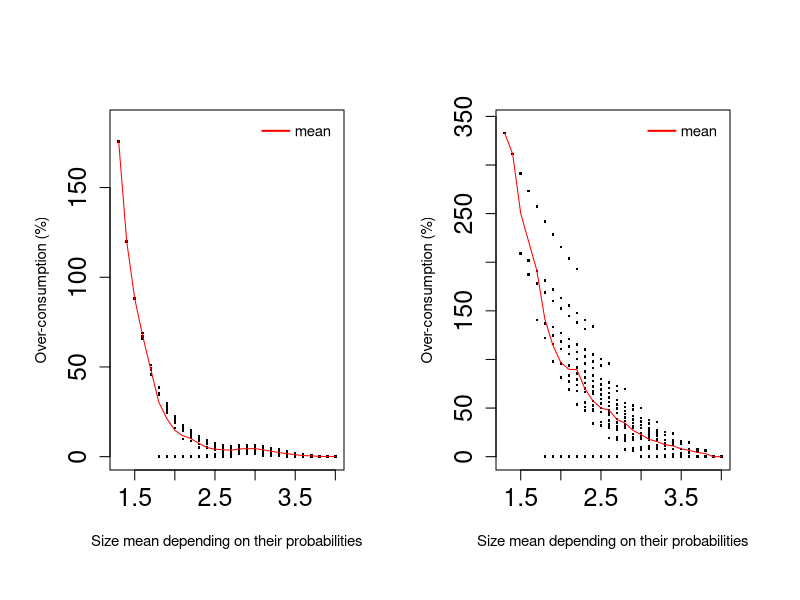

Reproduce this figure in R.
######################################################################
# @TODO modify this parameter to change the version of the graph
######################################################################
fig6a_OAvsMDP<-TRUE
fig6b_PACEvsMDP<-FALSE
fig6c_HEURvsMDP<-FALSE
fig6d_OAvsHEUR<-FALSE
######################################################################
######################################################################

#pdf(file="HEURvsMDPAlainImprovment.pdf")
####################  CAS taille des probas en 1/10, \tau(3)>0
par(mfrow=c(1,2))
par(mar=c(5,4,4,2)+0.8,oma=rep(0.7,4))

MoyenneTaille<-c(4,3.9,3.8,3.7,3.6,3.5,3.4,3.3,3.2,3.1,3.8,3.7,3.6,3.5,3.4,3.3,3.2,3.1,3,3.6,3.5,3.4,3.3,3.2,3.1,3,2.9,3.4,3.3,3.2,3.1,3,2.9,2.8,2.7,3.2,3.1,3,2.9,2.8,2.7,3,2.9,2.8,2.7,2.6,2.5,2.8,2.7,2.6,2.5,2.4,2.6,2.5,2.4,2.4,2.3,2.2,3.7,3.6,3.5,3.4,3.3,3.2,3.1,3,2.9,3.5,3.4,3.3,3.2,3.1,3,2.9,2.8,3.3,3.2,3.1,3,2.9,2.8,2.7,2.6,3.1,3,2.9,2.8,2.7,2.6,2.5,2.9,2.8,2.7,2.6,2.5,2.4,2.7,2.6,2.5,2.4,2.3,2.5,2.4,2.3,2.3,2.2,2.1,3.4,3.3,3.2,3.1,3,2.9,2.8,2.7,3.2,3.1,3,2.9,2.8,2.7,2.6,2.5,3,2.9,2.8,2.7,2.6,2.5,2.4,2.8,2.7,2.6,2.5,2.4,2.3,2.6,2.5,2.4,2.3,2.2,2.4,2.3,2.2,2.1,2.2,2.1,2,2,1.9,1.8,3.1,3,2.9,2.8,2.7,2.6,2.5,2.4,2.9,2.8,2.7,2.6,2.5,2.4,2.3,2.7,2.6,2.5,2.4,2.3,2.2,2.5,2.4,2.3,2.2,2.1,2.3,2.2,2.1,2.1,2,1.9,2.8,2.7,2.6,2.5,2.4,2.3,2.6,2.5,2.4,2.3,2.2,2.1,2.4,2.3,2.2,2.1,2,2.2,2.1,2,2,1.9,1.8,2.5,2.4,2.3,2.2,2.1,2,2.3,2.2,2.1,2,1.9,2.1,2,1.9,1.9,1.8,1.7,2.2,2.1,2,1.9,2,1.9,1.8,1.8,1.7,1.6,1.9,1.8,1.7,1.7,1.6,1.5,1.6,1.5,1.4,1.3)
LorchvsMDPtau1eq1<-c(0.249843,0.262181,0.275146,0.290961,0.309404,0.330829,0.356058,0.385708,0.422649,0.466344,6.79759,7.26607,7.80644,8.43368,9.16726,10.0322,11.0401,12.1141,12.3516,15.303,16.5257,17.94,19.558,21.3649,23.2203,24.2147,22.0605,26.5618,28.8285,31.3652,33.9189,35.8062,35.6491,32.2639,0,41.0877,44.3469,47.1767,48.602,47.6132,95.1187,58.2212,61.0954,62.2176,61.1319,85.3866,0,76.1961,77.5269,56.3786,73.5291,0,95.4035,41.5441,58.8448,22.9201,39.9652,15.1715,4.04718,4.89935,5.86885,6.92416,8.06374,9.14958,10.1167,10.2455,9.18119,13.0185,14.5879,16.2196,18.0247,19.659,20.536,20.3777,18.1981,24.2858,26.6596,28.969,30.7148,31.0935,30.764,28.9039,0,38.1058,40.7164,42.34,42.707,42.6133,41.3948,0,53.2574,54.7764,55.3545,56.757,89.9827,0,68.5694,70.8166,73.4682,79.5355,0,89.0863,43.8107,65.9269,24.7807,47.3013,20.6484,9.12548,10.854,12.5672,14.0987,15.0523,15.7368,15.5511,13.7622,20.1119,22.2548,23.9869,24.7593,25.7586,25.3445,25.1582,0,32.7759,34.5778,35.5153,36.481,37.2604,38.4965,0,45.9877,47.1078,49.5605,51.2627,54.5306,0,61.0055,64.5171,68.7925,85.6656,0,81.5296,89.7488,71.4191,0,27.1649,50.4553,0,20.724,0,0,13.9751,15.6997,16.7486,17.7839,18.5451,18.7091,20.1353,0,25.2687,26.279,27.5844,28.7902,31.1904,33.3845,0,36.6369,38.6931,41.2098,45.6705,49.0933,0,51.4783,56.5229,62.6183,67.6971,0,74.1207,82.2468,71.9229,104.66,50.7307,21.3442,15.8436,16.2633,17.7678,20.1416,23.3123,25.2656,25.4368,28.213,32.6331,36.8423,39.7666,0,41.145,46.8345,52.3101,56.5822,0,62.7989,69.6776,79.4001,91.7665,108.253,21.9171,13.306,17.0658,21.0631,24.6355,27.2689,0,28.6576,33.6262,38.0211,45.3359,0,47.517,55.975,67.9279,77.1976,96.2814,22.281,14.8044,17.3424,23.3,31.4526,31.1782,40.0358,53.0969,60.5907,80.6125,114.461,15.0058,21.5728,34.1657,40.4543,60.2869,93.3345,21.2749,32.9869,64.0808,26.9166)
OAvsMDPtau1eq1<-c(0.114708,0.126986,0.14049,0.156401,0.173864,0.192226,0.212484,0.235869,0.264484,0.298344,0.155817,0.217772,0.298961,0.407541,0.567081,0.799746,1.14486,1.62894,1.85196,0.457867,0.74032,1.10701,1.59178,2.19905,2.91497,3.21037,1.80154,1.35192,1.99813,2.80837,3.62612,4.09046,3.43618,1.37012,0,2.85421,3.7916,4.45525,4.34504,3.05902,1.03573,4.19128,4.53934,3.99647,2.51167,0.790509,0,4.05022,3.3401,1.98526,0.59786,0,2.59635,1.50043,0.447747,1.00516,0.283811,0.14025,1.01353,1.48094,2.01055,2.5705,3.15071,3.62308,3.93529,3.51274,2.38104,1.953,2.61484,3.24704,3.9542,4.4622,4.35495,3.63067,2.0131,3.10113,3.94232,4.66338,4.91388,4.21621,3.40468,2.41272,0,4.37021,4.95931,4.84811,4.02885,3.40762,3.00023,0,4.74818,4.33492,3.54431,3.80446,3.88527,0,3.54913,3.59268,4.29103,5.30099,0,3.71938,4.82035,6.97322,5.12523,8.75714,9.83648,3.15495,4.10492,4.94654,5.54229,5.54373,5.29005,4.44164,2.79602,4.52292,5.32983,5.71827,5.26096,5.08848,4.10003,4.2041,0,5.39783,5.53303,5.01101,4.68232,4.68124,5.98586,0,4.99114,4.43502,5.0454,5.59336,8.17507,0,4.30664,5.37241,7.3253,10.7019,0,5.48559,9.18759,13.2996,0,10.7747,15.2384,0,16.0274,0,0,5.54713,6.21059,6.20439,6.11776,5.81012,5.18892,6.34317,0,6.03628,5.74158,5.67139,5.62808,6.88919,8.77571,0,5.05388,5.38323,6.23626,8.90369,11.6203,0,5.2534,7.68058,11.1452,14.6298,0,9.08395,13.2877,17.338,14.7772,20.8183,24.4984,6.38525,5.82044,6.17309,7.34796,9.34796,10.7664,5.00773,6.24287,8.93647,11.6435,13.904,0,7.23516,10.6264,14.0671,17.1651,0,12.1765,16.2097,22.6218,19.3612,29.007,35.0926,5.64854,8.34013,11.2339,13.7315,15.6765,0,9.49988,13.0162,16.099,21.9823,0,14.6577,20.7411,29.7933,25.63,38.879,48.3669,12.9984,15.176,20.5795,28.0602,18.9609,26.8533,38.5259,34.3547,51.2141,65.5504,27.5009,35.2597,49.3318,45.6634,66.9922,88.3541,68.9413,87.9126,120.014,175.793)
HEURvsMDPtau1eq1<-c(0.144563,0.150447,0.156102,0.163559,0.137051,0.152409,0.16913,0.192901,0.213766,0.239528,0.186901,0.203805,0.134746,0.166671,0.216553,0.166195,0.525648,0.765668,0.317778,0.161533,0.25132,0.382409,0.338279,1.25988,1.63308,1.68988,0.711743,0.449134,0.561447,0.740099,2.46657,2.51486,1.83825,0.432264,0,1.03769,1.22964,3.33395,2.86188,1.61594,0.268038,4.1199,3.82347,2.84524,1.35136,1.35922,0,3.97317,2.67122,4.29503,1.27378,0,7.59337,4.26566,1.23489,4.3127,1.2261,1.2504,1.33495,0.663334,0.894683,1.17889,0.458516,1.24895,1.3218,0.00104792,0.495121,0.832383,1.15747,0.551133,0.748407,2.05593,0.300921,0.856754,0,0.749081,0.952242,2.74844,0.750979,1.15578,0.337967,0,0,1.37627,1.20533,2.07102,0.749198,0.00135738,0.266493,0,2.90843,1.58274,0.111521,1.92875,0,0,0.928162,3.28824,1.5833,-0.00641045,0,3.02142,1.08171,0.30292,1.22749,0.338911,0.325208,1.44419,0.221509,0.444916,1.82083,0.34865,0.00251577,0.67089,0.448965,0.611571,0.875615,0.903204,0.0033234,0.730086,0,0.0376226,0,1.50351,0.862491,0.787917,0,0.534909,0,0,1.63378,0.120878,1.72579,0,0,0,2.58929,1.07964,0,0.330866,0,0.170888,1.0901,0.303,0,0.996589,0.221197,0,5.76462,0,0,0.00710614,1.39649,0.530424,0,0.51648,0,0.0368365,0,1.47832,0.387731,0.357177,0.647872,0,0.0339142,0,0.63666,1.43096,0,0,0.296205,0,0.616454,0,1.10534,0.182894,0,1.92621,0.988533,0.0655359,0.762908,6.14455,4.72453,1.43797,0,0.860448,0,0,0.167987,1.08843,0,0,1.04807,0.0555305,0,0,2.01908,0.876675,0,0,1.75582,0.653443,5.57891,9.04822,5.66382,4.38227,0.0889209,0,2.01448,0.748772,0.200134,0,2.89702,1.72859,0.446199,4.29775,0,1.37136,8.95684,5.13184,7.85412,5.44656,4.28209,4.0431,1.47353,8.03313,3.70507,10.6366,8.20618,4.89748,7.56026,5.47085,4.42198,12.6988,8.38559,4.86591,7.78415,5.71311,4.7448,14.1967,6.17446,5.36421,69.069)

LorchvsMDPtau3eq1<-c(0,0,0,0,0,0,0,0,0,0,7.58139,6.48927,5.40229,4.31408,3.23128,2.14526,1.0577,1.09307,1.10506,16.7088,15.5177,14.3255,13.1392,11.9493,10.7577,9.56509,8.38424,27.7199,26.4022,25.091,23.7759,22.4588,21.1411,19.8359,0,41.3394,39.8742,38.4044,36.9321,35.4593,0,58.5063,56.8417,55.1742,53.5063,0,0,81.017,79.0937,0,0,0,111.794,0,0,0,0,0,0,0,0,0,0,0,0,0,0,8.50208,7.29661,6.09014,4.88956,3.68534,2.47942,1.27252,0.077521,18.7812,17.446,16.1173,14.7848,13.4502,12.1149,10.7925,0,31.5322,30.0452,28.5536,27.0593,25.5646,24.0838,0,47.6626,45.9699,44.2741,42.5781,0,0,68.9121,66.9513,64.9903,0,0,98.1459,0,0,0,0,0,0,0,0,0,0,0,0,0,9.49615,8.14279,6.79604,5.44531,4.09254,2.7391,1.39866,0,21.3139,19.8042,18.2898,16.7727,15.2551,13.7518,0,36.3186,34.5965,32.8713,31.1458,29.4365,0,56.1807,54.1804,52.1799,0,0,83.6868,81.3066,0,0,0,0,0,0,0,0,0,0,0,0,0,0,0,0,10.8266,9.29354,7.75574,6.21518,4.67427,3.14768,0,24.6258,22.8734,21.1178,19.362,17.6226,0,42.9851,40.9437,38.9024,36.8799,0,68.5829,66.1446,0,106.585,0,0,0,0,0,0,0,0,12.5057,10.7219,8.93474,7.14749,5.37684,0,29.229,27.1449,25.061,22.9961,0,52.7084,50.209,47.7322,87.9316,84.839,0,0,0,0,0,0,0,14.9481,12.8197,10.6915,8.58277,0,36.0912,33.5278,30.9877,68.1605,64.9684,0,0,0,0,0,18.5438,15.9128,13.3057,47.0008,43.7022,95.5167,0,0,0,24.3195,20.9067,66.6258,0,0,34.8274,0)
OAvsMDPtau3eq1<-c(0,0,0,0,0,0,0,0,0,0,6.49833,5.40622,4.31924,3.23102,2.14823,1.0622,-0.0253569,0,0,14.3219,13.1307,11.9386,10.7522,9.56229,8.37069,7.17811,5.99726,23.7599,22.4422,21.131,19.8159,18.4988,17.1811,15.876,0,35.4337,33.9686,32.4988,31.0265,29.5537,28.0946,50.1483,48.4837,46.8161,45.1482,43.496,0,69.4431,67.5199,65.5965,63.6908,0,95.8234,93.5515,91.3005,133.901,131.153,192.961,7.66714,7.75263,7.83983,7.92906,8.01982,8.11298,8.20854,8.30644,8.40544,15.6984,14.4929,13.2864,12.0859,10.8816,9.67572,8.46881,7.27381,25.4102,24.075,22.7464,21.4138,20.0792,18.744,17.4215,0,37.457,35.97,34.4784,32.9841,31.4894,30.0086,0,52.696,51.0033,49.3075,47.6114,45.9313,0,72.7709,70.8101,68.8491,66.9063,0,100.391,98.0663,95.7632,140.61,137.784,203.814,17.1246,17.3365,17.5534,17.7747,18.0024,18.2365,18.4767,18.7205,27.1249,25.7716,24.4248,23.0741,21.7213,20.3679,19.0274,0,39.5653,38.0555,36.5411,35.024,33.5065,32.0031,0,55.3613,53.6392,51.914,50.1885,48.4792,0,76.2714,74.271,72.2706,70.2887,0,105.23,102.849,100.491,0,147.79,144.88,0,215.623,0,0,28.8788,29.2805,29.6914,30.1153,30.5523,31.0016,31.4597,0,41.7297,40.1967,38.6589,37.1184,35.5774,34.0509,0,58.1099,56.3574,54.6018,52.846,51.1066,0,79.9011,77.8598,75.8185,73.796,0,110.287,107.849,105.433,155.374,152.376,228.334,43.9637,44.6585,45.3781,46.1234,46.8922,47.6802,60.9574,59.1736,57.3864,55.5991,53.8285,0,83.6825,81.5984,79.5145,77.4496,0,115.6,113.101,110.624,163.445,160.352,242.142,63.8972,65.0783,66.3075,67.5813,68.893,0,87.6113,85.4829,83.3546,81.2459,0,121.166,118.603,116.063,172.006,168.814,257.066,91.7237,93.7629,95.8898,98.0957,127.044,124.413,121.806,181.17,177.872,273.421,133.261,136.953,140.821,191.004,187.591,291.397,201.545,208.905,311.177,332.859)
HEURvsMDPtau3eq1<-c(0,0,0,0,0,0,0,0,0,0,6.49833,5.40622,4.31924,3.23102,2.14823,1.0622,-0.0253569,0,0,14.3219,13.1307,11.9386,10.7522,9.56229,8.37069,0,0,23.7599,22.4422,21.131,19.8159,0,0,0,0,35.4337,33.9686,0,0,0,0,0,0,0,0,0,0,0,0,0,0,0,0,0,0,0,0,0,7.66714,7.75263,7.83983,7.92906,8.01982,8.11298,8.20854,0,0,15.6984,14.4929,13.2864,12.0859,10.8816,2.47942,1.27252,0,25.4102,24.075,22.7464,14.7848,13.4502,12.1149,0,0,37.457,30.0452,28.5536,27.0593,0,0,0,47.6626,45.9699,0,0,0,0,0,0,0,0,0,0,0,0,0,0,0,17.1246,17.3365,17.5534,17.7747,0,0,0,0,27.1249,25.7716,6.79604,5.44531,4.09254,2.7391,0,0,21.3139,19.8042,18.2898,16.7727,15.2551,0,0,36.3186,34.5965,32.8713,0,0,0,56.1807,0,0,0,0,0,0,0,0,0,0,0,0,0,0,28.8788,0,0,0,0,0,0,0,10.8266,9.29354,7.75574,6.21518,4.67427,0,0,24.6258,22.8734,21.1178,0,0,0,42.9851,0,0,0,0,0,0,0,0,0,0,0,0,0,0,0,0,12.5057,10.7219,8.93474,7.14749,5.37684,0,29.229,27.1449,0,0,0,0,0,0,0,0,0,0,0,0,0,0,0,14.9481,12.8197,10.6915,0,0,36.0912,0,0,0,0,0,0,0,0,0,18.5438,15.9128,13.3057,47.0008,0,0,0,0,0,24.3195,0,0,0,0,34.8274,0)

x<-OAvsMDPtau1eq1/100
y<-HEURvsMDPtau1eq1/100
sol<-(x-y)/(y+1)
OAvsHeurtau1eq1<-sol*100

x<-OAvsMDPtau3eq1/100
y<-HEURvsMDPtau3eq1/100
sol<-(x-y)/(y+1)
OAvsHeurtau3eq1<-sol*100

if (fig6a_OAvsMDP) {
  OAvsMDP<-OAvsMDPtau1eq1
  LorchvsMDP<-OAvsMDPtau3eq1
  max_valtau1<-max(OAvsMDP) + 10 #180
  max_valtau3<-max(LorchvsMDP) + 10 #350
} else if (fig6b_PACEvsMDP) {
  OAvsMDP<-LorchvsMDPtau1eq1
  LorchvsMDP<-LorchvsMDPtau3eq1
  max_valtau1<-max(OAvsMDP) + 10 #150
  max_valtau3<-max(LorchvsMDP) + 10 #150
} else if (fig6c_HEURvsMDP) {
  OAvsMDP<-HEURvsMDPtau1eq1
  LorchvsMDP<-HEURvsMDPtau3eq1
  max_valtau1<- max(OAvsMDP) + 10 #80
  max_valtau3<-max(LorchvsMDP) + 10 #80
} else if (fig6d_OAvsHEUR) {
  OAvsMDP<-OAvsHeurtau1eq1
  LorchvsMDP<-OAvsHeurtau3eq1
  max_valtau1<- max(OAvsMDP) + 10 #180
  max_valtau3<-max(LorchvsMDP) + 10 #350
}

borne<-(max(MoyenneTaille)-min(MoyenneTaille))*10
iterVal<-NULL
for (i in 0:borne) {
  iterVal<-c(iterVal,(13+i)/10)
}
ValueMin<-NULL;ValueMax<-NULL;ValueMean<-NULL;
for (i in iterVal) {
  print(i)
  print(which(MoyenneTaille==i))
  ValueMin<-c(ValueMin,min(LorchvsMDP[which(MoyenneTaille==i)]));
  ValueMax<-c(ValueMax,max(LorchvsMDP[which(MoyenneTaille==i)]));
  ValueMean<-c(ValueMean,mean(LorchvsMDP[which(MoyenneTaille==i)]));
}

borne<-(max(MoyenneTaille)-min(MoyenneTaille))*10
iterVal<-NULL
for (i in 0:borne) {
  iterVal<-c(iterVal,(13+i)/10)
}
ValueMinOA<-NULL;ValueMaxOA<-NULL;ValueMeanOA<-NULL;
for (i in iterVal) {
  print(i)
  print(which(MoyenneTaille==i))
  ValueMinOA<-c(ValueMinOA,min(OAvsMDP[which(MoyenneTaille==i)]));
  ValueMaxOA<-c(ValueMaxOA,max(OAvsMDP[which(MoyenneTaille==i)]));
  ValueMeanOA<-c(ValueMeanOA,mean(OAvsMDP[which(MoyenneTaille==i)]));
}

tailleLegend<-0.9;
# 180 pour OA, 150 pour Lorch, 80 Heuristic,xaxs = "i",yaxs = "i"
# main="(OA) vs (Heur)\n inter-arrival time = 1",
plot(OAvsMDP~MoyenneTaille,ylim=c(0,max_valtau1),pch=".",
     cex.main=tailleLegend+0.5,cex.lab =tailleLegend, col="black", cex.axis=1.5, cex =2.5,lwd = 1, 
     ylab="Over-consumption (%)", xlab="Size mean depending on their probabilities")
#cols<-c("black");
#legend("topright", c("OA vs MDP"),pch=c(4,4),col=cols[1:6],bty="o",cex=tailleLegend,x.intersp = 1.5, y.intersp = 1.5,text.width=0.8,inset=c(0.02,0.02*0.70), pt.lwd=4)
#lines(iterVal,ValueMaxOA,col='green')
#lines(iterVal,ValueMinOA,col='blue')
lines(iterVal,ValueMeanOA,col='red')
#cols<-c("green","red","blue");
cols<-c("red");
#legend("topright", c("max","mean","min"),col=cols[1:6],bty="n",cex=tailleLegend,
#       x.intersp = 0.4, y.intersp = 0.75,text.width=0.5,inset=c(0.01,0.01*1.41), pt.lwd=4, lty=1,lwd=2)
legend("topright", c("mean"),col=cols[1:6],bty="n",cex=tailleLegend,
       x.intersp = 0.4, y.intersp = 0.75,text.width=0.5,inset=c(0.01,0.01*1.41), pt.lwd=4, lty=1,lwd=2)

# 350 pour OA, 150 pour Lorch, 80 Heuristic, xaxs = "i",yaxs = "i"
# main="(OA) vs (Heur)\n inter-arrival time = 3",
plot(LorchvsMDP~MoyenneTaille, ylim=c(0,max_valtau3),col="black",
     cex.main=tailleLegend+0.5,pch=".", cex.lab =tailleLegend, cex.axis=1.5, cex =2.5,lwd = 1, 
     ylab="Over-consumption (%)", xlab="Size mean depending on their probabilities")
#cols<-c("black");
#legend("topright", c("Lorch vs MDP"),pch=c(4,4),col=cols[1:6],bty="o",cex=tailleLegend,x.intersp = 1.5, y.intersp = 1.5,text.width=1,inset=c(0.02,0.02*0.70), pt.lwd=4)
#lines(iterVal,ValueMax,col='green')
#lines(iterVal,ValueMin,col='blue')
lines(iterVal,ValueMean,col='red')
#cols<-c("green","blue","red");
#legend("topright", c("max","mean","min"),pch=c(4,19),col=cols[1:6],bty="o",cex=tailleLegend,x.intersp = 1.5, y.intersp = 1.5,text.width=0.7,inset=c(0.05,0.05*1.41), pt.lwd=4)
#cols<-c("green","red","blue");
#legend("topright", c("max","mean","min"),col=cols[1:6],bty="n",cex=tailleLegend,
#       x.intersp = 0.4, y.intersp = 0.75,text.width=0.5,inset=c(0.01,0.01*1.41), pt.lwd=4, lty=1,lwd=2)
legend("topright", c("mean"),col=cols[1:6],bty="n",cex=tailleLegend,
       x.intersp = 0.4, y.intersp = 0.75,text.width=0.5,inset=c(0.01,0.01*1.41), pt.lwd=4, lty=1,lwd=2)

print("MDP mean of Min/Mean/Max (blue/red/green) tau=3")
print(min(ValueMin))
print(mean(ValueMean))
print(max(ValueMax))
print("OA mean of Min/Mean/Max (blue/red/green) tau=1")
print(min(ValueMinOA))
print(mean(ValueMeanOA))
print(max(ValueMaxOA))
print("Percentage of simu where HEUR better than OA for tau=1")
print(length(which(OAvsHeurtau1eq1>=0))/length(OAvsHeurtau1eq1))
print("Percentage of simu where HEUR better than OA for tau=3")
print(length(which(OAvsHeurtau3eq1>=0))/length(OAvsHeurtau3eq1))
#dev.off()
